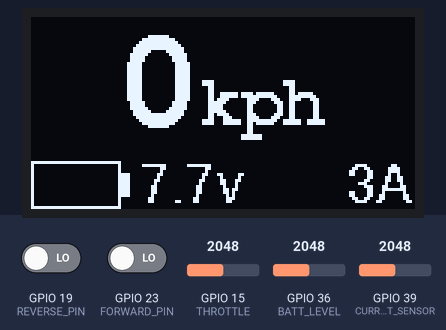
The sketch below on a simulated ESP32. On the bench: 128×64 one-colour display. The test bench sets the inputs (shaded band); at power-on: GPIO 36 (BATT_LEVEL) = 2048, GPIO 15 (THROTTLE) = 2048, GPIO 39 (CURRENT_SENSOR) = 2048, GPIO 19 (REVERSE_PIN) LOW, GPIO 23 (FORWARD_PIN) LOW. What the sketch prints to the serial monitor is not drawn.

Above: at 2.7 s.
2.8 s: GPIO 36 (BATT_LEVEL) set to 2866
At 2.98 s:
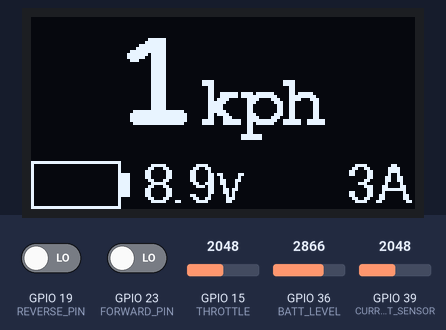
4.4 s: GPIO 15 (THROTTLE) set to 2866
At 5.14 s:
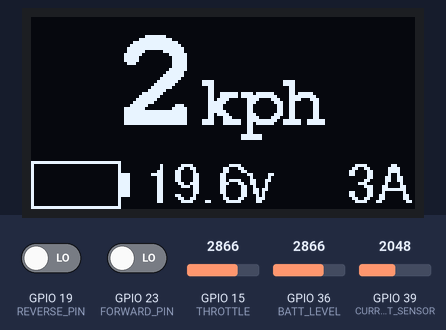
6.7 s: GPIO 39 (CURRENT_SENSOR) set to 2866
At 8.4 s:
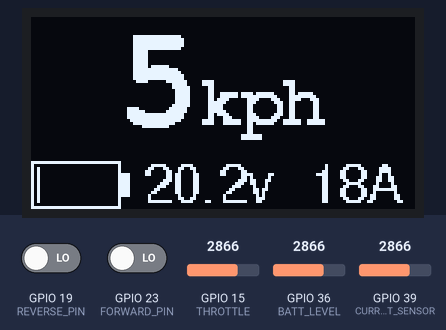
9.3 s: GPIO 19 (REVERSE_PIN) driven HIGH
11.9 s: GPIO 23 (FORWARD_PIN) driven HIGH
14.4 s: GPIO 36 (BATT_LEVEL) set to 3111
At 16.64 s:
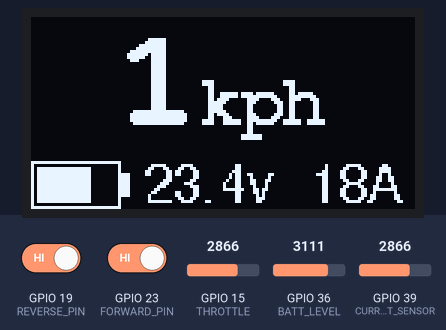
Timing chart, 0 to 16.9 s (numbered marks = the images above; inputs shaded):
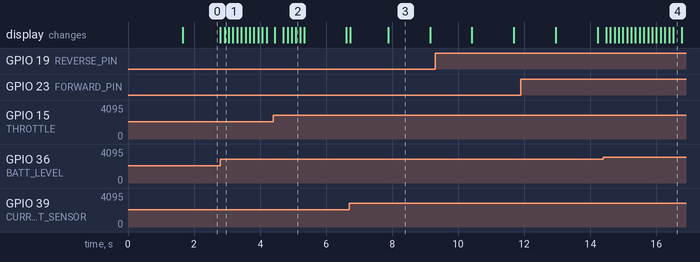

The sketch:

serial_control_motor_controller.ino
```cpp
#include <RunningAverage.h>
#include <SPI.h>
#include <Wire.h>
#include <neotimer.h>
#include <Adafruit_GFX.h>
#include <Adafruit_SSD1306.h>
#include <Fonts/FreeSans9pt7b.h>
#include <Fonts/FreeMonoBold12pt7b.h>
#include <Fonts/FreeMonoBold24pt7b.h>

// PIN SETUP
#define RXD2           16 // Needed for Serial2 setup. Why won't you talk to us Syren?
#define TXD2           17 // Transmit out to Syren
#define THROTTLE       15 // Hall Effect Sensor Throttle
#define PP_PIN          4 // Pressure Pad
#define SPD_PIN        25 // Speedo hall effect pin
#define FORWARD_PIN    23 // Direction pin: Forward
#define REVERSE_PIN    19 // Direction pin: Reverse
#define BATT_LEVEL     36 // 24V VOLTAGE DIVIDER INPUT
#define CURRENT_FAULT  3 // 31A Current Fault
#define CURRENT_SENSOR 39 // 31A Current Sensor

// DIRECTION STATES
#define DIR_UNKNOWN -1
#define DIR_STOPPED  0
#define DIR_FORWARD  1
#define DIR_REVERSE  2

// SMOOTHERS
#define THROTTLE_RA_NUM 10
RunningAverage thottleRunningAverage(THROTTLE_RA_NUM);
RunningAverage directionRunningAverage(100);
RunningAverage ppRA(20); // pressure pad
RunningAverage speedoRA(3); // speedo
RunningAverage battRA(20);   // battery reading

/////////////////////////////
// Setup the timers

Neotimer serialWriteTimer        = Neotimer(1000/100); // sample out to motor driver 100/second

Neotimer readThrottleTimer       = Neotimer(1000/100); // read the Throttle 100/second
Neotimer refreshScreenTimer      = Neotimer(1000/10);  // refresh the screen only 10/second
Neotimer readCurrentLevelTimer   = Neotimer(1000/10);  // sample the current only 10/second
Neotimer readBatteryLevelTimer   = Neotimer(1000/10);  // sample the current only 10/second
Neotimer readMotorDirectionTimer = Neotimer(1000/10);  // sample the current only 10/second

// call at the end of setup()
void startTimers() {
  serialWriteTimer.start();
  readThrottleTimer.start();
  refreshScreenTimer.start();
  readCurrentLevelTimer.start();
  readBatteryLevelTimer.start();
  readMotorDirectionTimer.start();
}


/////////////////////////////
// SCREEN SETUP

#define SCREEN_WIDTH 128 // OLED display width, in pixels
#define SCREEN_HEIGHT 64 // OLED display height, in pixels

// Declaration for an SSD1306 display connected to I2C (SDA, SCL pins)
#define OLED_RESET     -1 // Reset pin # (or -1 if sharing Arduino reset pin)
#define SCREEN_ADDRESS 0x3D ///< See datasheet for Address; 0x3D for 128x64, 0x3C for 128x32
Adafruit_SSD1306 display(SCREEN_WIDTH, SCREEN_HEIGHT, &Wire, OLED_RESET);


///////////////////////
// MAIN SETUP()

void setup() {

  Serial.begin(115200);

  // Setup the screen
  // SSD1306_SWITCHCAPVCC = generate display voltage from 3.3V internally
  if(!display.begin(SSD1306_SWITCHCAPVCC, 0x3C)) {
    Serial.println(F("SSD1306 allocation failed"));
    for(;;); // Don't proceed, loop forever
  }


  // expects a 3 legged pin pulled down onto two separate inputs
  pinMode(FORWARD_PIN,INPUT_PULLDOWN);
  pinMode(REVERSE_PIN,INPUT_PULLDOWN);

  // this is the AH1815 hall effect sensor
  pinMode(SPD_PIN,INPUT_PULLUP);

  pinMode(PP_PIN, INPUT_PULLDOWN);
  pinMode(THROTTLE, INPUT_PULLDOWN);

  pinMode(CURRENT_SENSOR, INPUT);

  pinMode(BATT_LEVEL, INPUT);

  // setup the smoothers.
  thottleRunningAverage.clear();
  thottleRunningAverage.fillValue(127);

  directionRunningAverage.clear();
  ppRA.clear();
  speedoRA.clear();
  battRA.clear();

  // Setup RS232 the way the Syren expects but wait 2 seconds first.
  //
  //Until the bauding character is sent, the driver will accept no
  //commands and the green status light will stay lit. Please note that the SyRen 50 may take up to a
  //second to start up after power is applied, depending on the power source being used. Sending the
  //bauding character during this time period may cause undesirable results. When using
  //Packetized Serial mode, please allow a two second delay between applying power and
  //sending the bauding character to the drivers.
  delay(1500);
  Serial2.begin(9600, SERIAL_8N1, RXD2, TXD2);
  Serial2.write(127); // if we don't set this early and constantly the wheel spins at byte 0 for 2 seconds

  startTimers();

}


//////////////////////////////////////////////////////////////////////////////////////////////////////
// DIRECTION: FWD/OFF/REV
//////////////////////////////////////////////////////////////////////////////////////////////////////

int getMotorDirection() {

    int d0 = digitalRead(REVERSE_PIN); //23
    int d1 = digitalRead(FORWARD_PIN); //3

    int direction = DIR_STOPPED;

    if ( d0 ) {
        direction = DIR_REVERSE;
    }
    if ( d1 ) {
        direction = DIR_FORWARD;
    }

    return direction;
}


//////////////////////////////////////////////////////////////////////////////////////////////////////
// SPEED CONTROL
//////////////////////////////////////////////////////////////////////////////////////////////////////


// SPEED CONTROL: Pressure Pad / Finger

// pressure pad remapper
long map_section(long x, long elsey, long in_min, long in_max, long out_min, long out_max) {
  if (x<= in_max && x>= in_min) {
    return (x - in_min) * (out_max - out_min) / (in_max - in_min) + out_min;
  } else {
    return elsey;
  }
}

int getPressurePad() {
  int fsrADC = analogRead(PP_PIN);

  // 2850
  // If the FSR has no pressure, the resistance will be
  // near infinite. So the voltage should be near 0.
//  if (fsrADC != 0) // If the analog reading is non-zero
//  {

    // sensor min 0, sensor max 2900
    int fsrADC2;
    fsrADC2 = constrain(fsrADC, 0, 2900);
    fsrADC2 = map(fsrADC2, 0, 2900, 0, 1000);


    // 0-1200 is super sensitive. 0-10%
    // 1200-2500 is quite firm. 10-50%
    // 2500-3600 takes a lots of force. 50-95%
    // 3600-4095 -- 3600 feels like the max so only leave 5% more after that. 95-100%

    // 4950 --> 1000 = 4.95
    int fsrADC3;
    fsrADC3 = map_section( fsrADC2, fsrADC3,    0, 121,    0,   1);
    fsrADC3 = map_section( fsrADC2, fsrADC3,  122, 242,    2, 200);
    fsrADC3 = map_section( fsrADC2, fsrADC3,  243, 505,  201, 400);
    fsrADC3 = map_section( fsrADC2, fsrADC3,  506, 727,  501, 950);
    fsrADC3 = map_section( fsrADC2, fsrADC3,  728,1000,  951,1000);

    ppRA.add(fsrADC3);
    fsrADC3 = ppRA.getAverage();
//
//    // Use ADC reading to calculate voltage:
//    float fsrV = fsrADC * VCC / 4095.0;
//

//     Serial.printf("pressure sensor: %d remapped and averaged\n", fsrADC3);
    if (fsrADC != 0 )
      Serial.printf("pressure sensor: %4d, %4d clamped, %4d remapped\n", fsrADC, fsrADC2, fsrADC3);

    fsrADC3 = map( fsrADC3, 0,1000, 0,127);
    return fsrADC3;
}


////////////////////////////////
// SPEED CONTROL: Black Throttle - hall effect sensor
int getHallThrottle () {
  const int hallMin=915;
  const int hallMax=3071;

  // read the throttle hall sensor val
  int thtmp = analogRead(THROTTLE);
//  Serial.println(thtmp);

  // use the average of the last X reads
  thottleRunningAverage.add(thtmp);
  int avg = thottleRunningAverage.getAverage();

  // remap the averaged hall effect sensor
  // to the values needed by the motor driver
  int thcon = constrain(avg, hallMin, hallMax);
  int thby1 = map(thcon, hallMin, hallMax, 0, 127);

  Serial.printf("Throttle level %4d --> rs232 %3d\n", thtmp, thby1);
  return thby1;
}


////////////////////////////////
// SPEED CONTROL: Debug / No input
float thDebug = 0;
// how long do you want it to do a full speed up and slow down cycle? in milliseconds
float debugCycleSpeed = 1000;
// what is the max speed you want it to get to?
float maxDebugSpeed = 30; // max is 127
float debugMS = 2000.0/maxDebugSpeed*2.0;
Neotimer debugSpeedupTimer = Neotimer(debugMS); // increment every 50ms

int getDebugSpeed() {

  // start the time if it isn't already;
  if (!debugSpeedupTimer.started()) {
    debugSpeedupTimer.start();
  }

  if (debugSpeedupTimer.repeat()) {
    thDebug++;
  }

  if (thDebug > maxDebugSpeed) {
     thDebug=0;
  }

  float rads = thDebug/maxDebugSpeed*M_PI;
  float sined = sin(rads)*maxDebugSpeed;
//  Serial.printf("ms %d thDebug %f rads %f sined %f actual %d\n", debugMS, thDebug, rads, sined, (int)sined);
  return (int)sined;
}

//////////////////////////////////////////////////////////////////////////////////////////////////////
// SENSING (RPM / CURRENT / BATTERY)
//////////////////////////////////////////////////////////////////////////////////////////////////////


////////////////////////////////
// RPM Monitoring DRAFT
int rpm = 0;
int lastPhaseChangeMillis = 0;
int lastPhaseState = 0;
int wheelTurns = 0;

void getSpeedo() {

  int speedValueRaw = digitalRead(SPD_PIN);

  // smooth the sensor value over the last X readings
  speedoRA.add(speedValueRaw);
  int speedValue = speedoRA.getAverage();

  int phaseState = (speedValue)?1:0;
//  Serial.printf("speedValue: %d, magnetPhaseState:%d\n", speedValue,phaseState);

  // on the change from 0 to 1 recalculate rpm
  if (lastPhaseState == 0 && phaseState == 1) {
    wheelTurns++;
    int phaseChangeMillis = millis();
    int phaseDelta = phaseChangeMillis - lastPhaseChangeMillis;
    rpm = (60 * 1000) / phaseDelta;

//    Serial.printf("raw: %4d, smoothed: %4d, phaseState: %4d, rpm: %4d, phaseDeltaMs: %4d\n",
//                      speedValueRaw, speedValue, phaseState, rpm, phaseDelta );
//    Serial.printf("Loop: 2000\n");

    lastPhaseChangeMillis = phaseChangeMillis;
  }
//  else if (lastPhaseState == 1 && phaseState == 0) {
//    Serial.printf("Loop: 1000\n");
//  }

  lastPhaseState = phaseState;

}


////////////////////////////////
// get Current Level
// 45 mV/A when Vcc is 3.3 V
int getCurrentLevel() {
  float curr = (float)analogRead(CURRENT_SENSOR);
  float mvolts = (curr/4096)*3.3*1000;
  float current = mvolts/45 - 33;
//  Serial.printf("read %0.2f, mV %0.3f, current %0.1fA\n", curr, mvolts,current-33);
  return (int)current;
}


////////////////////////////////
// get Battery Level
float mapf(float x, float in_min, float in_max, float out_min, float out_max)
{
  return (x - in_min) * (out_max - out_min) / (in_max - in_min) + out_min;
}

float voltLevel = 0;
float battLevel = 100;
void getBatteryLevel() {
  float batt = (float)analogRead(BATT_LEVEL);

  battRA.add(batt);
  batt = battRA.getAverage();

  // v1 6.72k ohm
  // v2 67.4k ohm
  // v1 / (v1+v2) * 24v
  // 6720/(6720+67400) = .0906
  // 24v ==> 2.175v
  //
  // TGheoretical
  // 0 to 2560 to 4096
  // 0 to 2.06 to 3.3v
  // 0 to 24v  to 38.44v

  // Calibration:
  // 2780 2.14v 17v
  // 3260 2.51v 24v
  float battVo = batt/4096.0*3.3;
  float battVi = mapf(battVo,2.14,2.51, 17.0, 24.0);

  float aa = mapf(battVi,20.0, 24.8, 0.0, 100.0);
  battLevel = (float)constrain((int)aa,0,100);
  voltLevel = battVi;

//  Serial.printf("Battery Level: %0.2f %0.2f %0.2f (actual %0.1f)\n",  batt, battVo, battVi, battLevel);
}


//////////////////////////////////////////////////////////////////////////////////////////////////////
// DISPLAY
//////////////////////////////////////////////////////////////////////////////////////////////////////

int i=0;
//float battery = 100;
void drawScreen(float battery, float voltLevel, int amps) {

    // constantly loop i: 0 .. 99
    i = (++i>99)?0:i;

    // inputs
//    int amps = (int)(15.0/100.0*i); // 0 .. ~15
//    int speed = i;
    int speed = (int)(10.0/100.0*i); // 0 .. ~15
//    battery = 100-i; // 100 .. 0

    display.setTextColor(SSD1306_WHITE);  // Draw white text
    display.clearDisplay();

    int x0 =   0;
    int y0 =  35;

    // main speed
    display.setFont(&FreeMonoBold24pt7b);
    display.setCursor(x0,y0);
    display.printf("%2d",speed);

    // "kph"
    display.setFont(&FreeMonoBold12pt7b);
    display.setCursor(x0+56,y0);
    display.printf("kph");

    // draw the battery
    display.drawRect(0, 48, 30, 16, SSD1306_WHITE);   // outer
    display.fillRect(30, 52,  3,  8, SSD1306_INVERSE); // + pad terminal
    display.fillRect(2, 50, 26*(battery/100), 12, SSD1306_INVERSE); // inside meter

    // bottom right volts
    display.setFont(&FreeSans9pt7b);
    int x2 = 37;
    int y2 = 61;
    display.setCursor(x2,y2);
    display.printf("%0.1fv", voltLevel);

    // bottom right amps
    display.setFont(&FreeSans9pt7b);
    int x3 = (amps > 9 ) ? SCREEN_WIDTH-28-8 : SCREEN_WIDTH-28;
    int y3 = 61;
    display.setCursor(x3, y3);
    display.printf("%2dA", amps);

    display.display();

}


//////////////////////////////////////////////////////////////////////////////////////////////////////
// DEBUG DETERMINE FPS (Hz)
//////////////////////////////////////////////////////////////////////////////////////////////////////

unsigned long lastLoopMicros=0;
int loopsPerSample=100; // start off with a low number, then we'll adjust it
int loopCnt=loopsPerSample;
int samplesPerSecond=1;  // how many times we want to actually read the fps
float hz;
void readHz() {

//    float hz;

    if (--loopCnt == 0) {
      unsigned long nowMicros = micros();
      unsigned long elapsedMicros = nowMicros - lastLoopMicros;
      hz = loopsPerSample/(float)elapsedMicros*1000000.0;

//      if (hz > 1000000) {
//         Serial.printf("elapsed per loop: %lums, %0.0fhz, %0.1fMHz\n",elapsedMicros,hz, hz/1000000.0);
//      }
//      else if (hz > 1000) {
//         Serial.printf("elapsed per loop: %lums, %0.0fhz, %0.1fKHz\n",elapsedMicros,hz,hz/1000.0);
//      }
//      else {
//         Serial.printf("elapsed per loop: %lums, %0.0fHz\n",elapsedMicros,hz);
//      }

      // reset

      // set the loops per sample to every x times per second
      loopsPerSample = hz / samplesPerSecond;
      lastLoopMicros = nowMicros;
      loopCnt=loopsPerSample;
    }
}


//////////////////////////////////////////////////////////////////////////////////////////////////////
// MAIN LOOP
//////////////////////////////////////////////////////////////////////////////////////////////////////


int lastDirection=DIR_UNKNOWN;
int current=0;
char lastSPrintf[1000];
char newSPrintf[1000];
int thtmp=127;
int direction=DIR_STOPPED;
//char *dirStr;
char dirStr[20];

void loop() {

  // DEBUG check how fast the script is running
  readHz();

  // READ DIRECTION

  bool debug=false;

  if (readMotorDirectionTimer.repeat()) {

    if (debug){
      direction = DIR_FORWARD; // DEBUG FORCE FORWARD
    } else {
      direction = getMotorDirection();
    }

     if (direction == DIR_FORWARD) { strcpy(dirStr,"FORWARD"); }
     if (direction == DIR_REVERSE) { strcpy(dirStr,"REVERSE");}
     if (direction == DIR_STOPPED) { strcpy(dirStr,"STOPPED"); }
     if (direction == DIR_UNKNOWN) { strcpy(dirStr,"UNKNOWN"); }
  }

  // READ THROTTLE
  if (readThrottleTimer.repeat()) {
    if (debug) {
      thtmp = getDebugSpeed();
    } else{
      thtmp = getHallThrottle();
    }
     //  thtmp = getPressurePad();
  }

//  getSpeedo();

  // GO! Drive! Set rs232
  if (serialWriteTimer.repeat()) {
    // Setup the rs232 command
    //           stop    full speed
    // forward   127 --> 255
    // backward  127 --> 0
    byte serialVal=127;
    const float speedLimiter = 1; // 1=100%, .8 = 80%

    // Forward is 127-255
    if (direction == DIR_FORWARD) {
      serialVal = (thtmp * speedLimiter) + 127;
    }

    // Reverse is 127 to 0
    else if (direction == DIR_REVERSE) {
      serialVal = 127-(thtmp * speedLimiter);
    }

    // debug print the throttle level
    Serial.printf("OOF %s %d (Serial:%d)\n",dirStr, thtmp, serialVal);
    Serial2.write(serialVal);
  }


  if (readBatteryLevelTimer.repeat()) {
    getBatteryLevel();
  }

  if (readCurrentLevelTimer.repeat()) {
     current = getCurrentLevel();
  }

  if (refreshScreenTimer.repeat()) {
    drawScreen(battLevel, voltLevel, current);
  }


  sprintf(newSPrintf, "loop hertz: %0.0fHz, rpm: %d, %0.1f kph\n",hz,rpm, rpm*1000.0*0.0001885);
  if (strcmp(newSPrintf,lastSPrintf) != 0) {
     Serial.printf("%s",newSPrintf);
  }
  strcpy(lastSPrintf, newSPrintf);

//  delay(40);
}
```

Measured:
- after the input at 2.8 s, the display: changes after 0.13 s (image 1)
- what the display in image 0 shows lasts 1.1 s, from 1.7 s to 2.8 s
- what the display in image 3 shows lasts 1.2 s, from 7.9 s to 9.1 s
